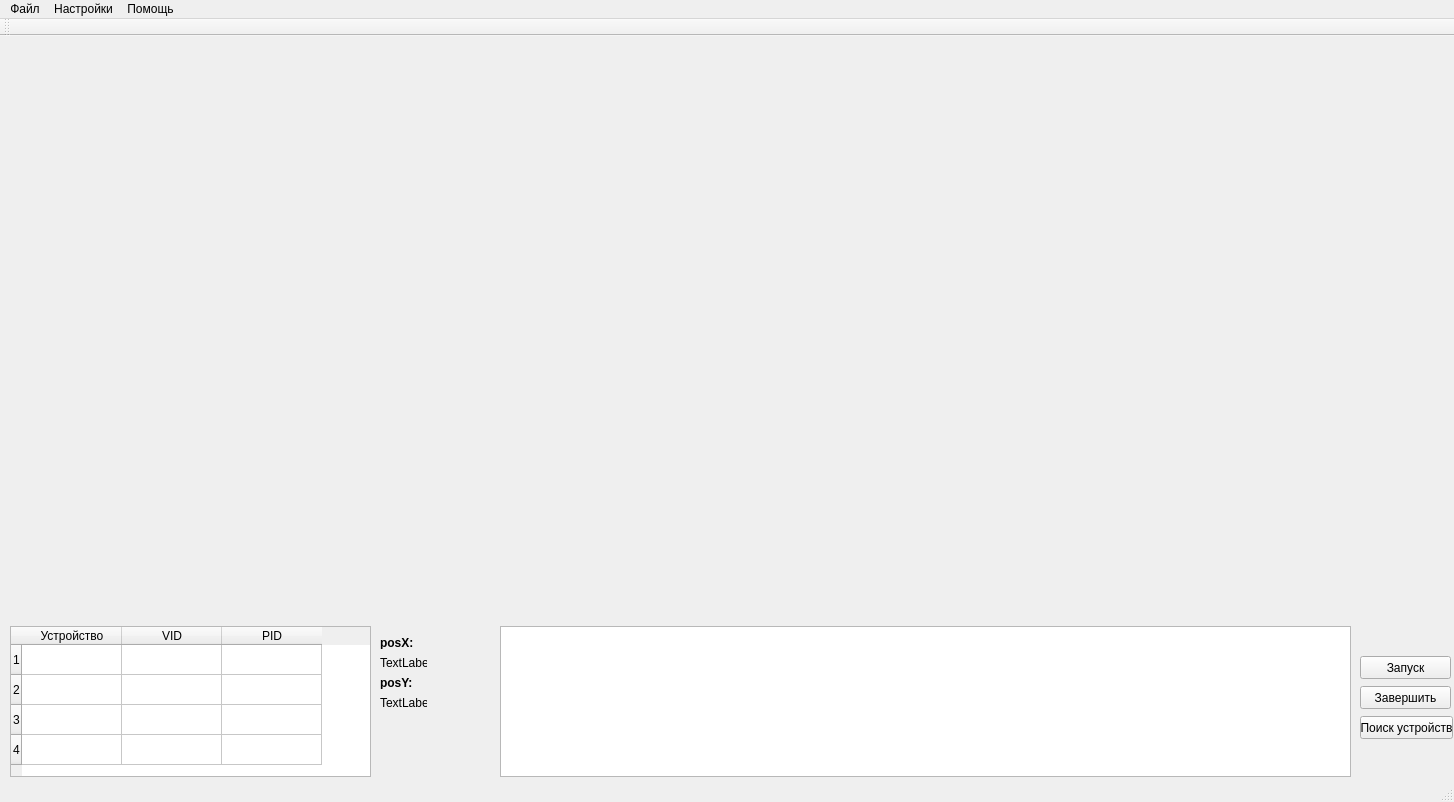
<?xml version="1.0" encoding="UTF-8"?>
<ui version="4.0">
 <class>MainWindow</class>
 <widget class="QMainWindow" name="MainWindow">
  <property name="geometry">
   <rect>
    <x>0</x>
    <y>0</y>
    <width>1454</width>
    <height>802</height>
   </rect>
  </property>
  <property name="windowTitle">
   <string>Монитор</string>
  </property>
  <property name="toolButtonStyle">
   <enum>Qt::ToolButtonIconOnly</enum>
  </property>
  <widget class="QWidget" name="centralWidget">
   <widget class="QPushButton" name="Start">
    <property name="geometry">
     <rect>
      <x>1360</x>
      <y>620</y>
      <width>91</width>
      <height>23</height>
     </rect>
    </property>
    <property name="text">
     <string>Запуск</string>
    </property>
   </widget>
   <widget class="QTextBrowser" name="History">
    <property name="geometry">
     <rect>
      <x>500</x>
      <y>590</y>
      <width>851</width>
      <height>151</height>
     </rect>
    </property>
   </widget>
   <widget class="QCustomPlot" name="GraphResult" native="true">
    <property name="geometry">
     <rect>
      <x>10</x>
      <y>10</y>
      <width>1431</width>
      <height>581</height>
     </rect>
    </property>
   </widget>
   <widget class="QTableWidget" name="ConnectorTable">
    <property name="geometry">
     <rect>
      <x>10</x>
      <y>590</y>
      <width>361</width>
      <height>151</height>
     </rect>
    </property>
    <row>
     <property name="text">
      <string>1</string>
     </property>
    </row>
    <row>
     <property name="text">
      <string>2</string>
     </property>
    </row>
    <row>
     <property name="text">
      <string>3</string>
     </property>
    </row>
    <row>
     <property name="text">
      <string>4</string>
     </property>
    </row>
    <column>
     <property name="text">
      <string>Устройство</string>
     </property>
    </column>
    <column>
     <property name="text">
      <string>VID</string>
     </property>
    </column>
    <column>
     <property name="text">
      <string>PID</string>
     </property>
    </column>
   </widget>
   <widget class="QPushButton" name="SearchButton">
    <property name="geometry">
     <rect>
      <x>1360</x>
      <y>680</y>
      <width>93</width>
      <height>23</height>
     </rect>
    </property>
    <property name="text">
     <string>Поиск устройств</string>
    </property>
   </widget>
   <widget class="QPushButton" name="Stop">
    <property name="geometry">
     <rect>
      <x>1360</x>
      <y>650</y>
      <width>91</width>
      <height>23</height>
     </rect>
    </property>
    <property name="text">
     <string>Завершить</string>
    </property>
   </widget>
   <widget class="QLabel" name="posX">
    <property name="geometry">
     <rect>
      <x>380</x>
      <y>600</y>
      <width>47</width>
      <height>13</height>
     </rect>
    </property>
    <property name="font">
     <font>
      <weight>75</weight>
      <bold>true</bold>
     </font>
    </property>
    <property name="text">
     <string>posX:</string>
    </property>
   </widget>
   <widget class="QLabel" name="dataX">
    <property name="geometry">
     <rect>
      <x>380</x>
      <y>620</y>
      <width>47</width>
      <height>13</height>
     </rect>
    </property>
    <property name="text">
     <string>TextLabel</string>
    </property>
   </widget>
   <widget class="QLabel" name="posY">
    <property name="geometry">
     <rect>
      <x>380</x>
      <y>640</y>
      <width>47</width>
      <height>13</height>
     </rect>
    </property>
    <property name="font">
     <font>
      <weight>75</weight>
      <bold>true</bold>
     </font>
    </property>
    <property name="text">
     <string>posY:</string>
    </property>
   </widget>
   <widget class="QLabel" name="dataY">
    <property name="geometry">
     <rect>
      <x>380</x>
      <y>660</y>
      <width>47</width>
      <height>13</height>
     </rect>
    </property>
    <property name="text">
     <string>TextLabel</string>
    </property>
   </widget>
  </widget>
  <widget class="QMenuBar" name="menuBar">
   <property name="geometry">
    <rect>
     <x>0</x>
     <y>0</y>
     <width>1454</width>
     <height>21</height>
    </rect>
   </property>
   <widget class="QMenu" name="File">
    <property name="title">
     <string>Файл</string>
    </property>
    <addaction name="OpenAction"/>
    <addaction name="separator"/>
    <addaction name="SaveAction"/>
    <addaction name="SaveAsAction"/>
    <addaction name="separator"/>
    <addaction name="ExitAction"/>
   </widget>
   <widget class="QMenu" name="Settings">
    <property name="title">
     <string>Настройки</string>
    </property>
    <addaction name="ControllerSettingsAction"/>
   </widget>
   <widget class="QMenu" name="Help">
    <property name="title">
     <string>Помощь</string>
    </property>
    <addaction name="AboutAction"/>
   </widget>
   <addaction name="File"/>
   <addaction name="Settings"/>
   <addaction name="Help"/>
  </widget>
  <widget class="QToolBar" name="mainToolBar">
   <attribute name="toolBarArea">
    <enum>TopToolBarArea</enum>
   </attribute>
   <attribute name="toolBarBreak">
    <bool>false</bool>
   </attribute>
  </widget>
  <widget class="QStatusBar" name="statusBar"/>
  <action name="SaveAction">
   <property name="text">
    <string>Сохранить</string>
   </property>
  </action>
  <action name="SaveAsAction">
   <property name="text">
    <string>Сохранить как...</string>
   </property>
  </action>
  <action name="ExitAction">
   <property name="text">
    <string>Выход</string>
   </property>
  </action>
  <action name="ControllerSettingsAction">
   <property name="text">
    <string>Настройка микроконтроллера</string>
   </property>
   <property name="toolTip">
    <string>Настройка микроконтроллера</string>
   </property>
  </action>
  <action name="AboutAction">
   <property name="text">
    <string>О программе</string>
   </property>
  </action>
  <action name="OpenAction">
   <property name="text">
    <string>Открыть </string>
   </property>
  </action>
 </widget>
 <layoutdefault spacing="6" margin="11"/>
 <customwidgets>
  <customwidget>
   <class>QCustomPlot</class>
   <extends>QWidget</extends>
   <header location="global">qcustomplot.h</header>
   <container>1</container>
  </customwidget>
 </customwidgets>
 <resources/>
 <connections/>
</ui>
